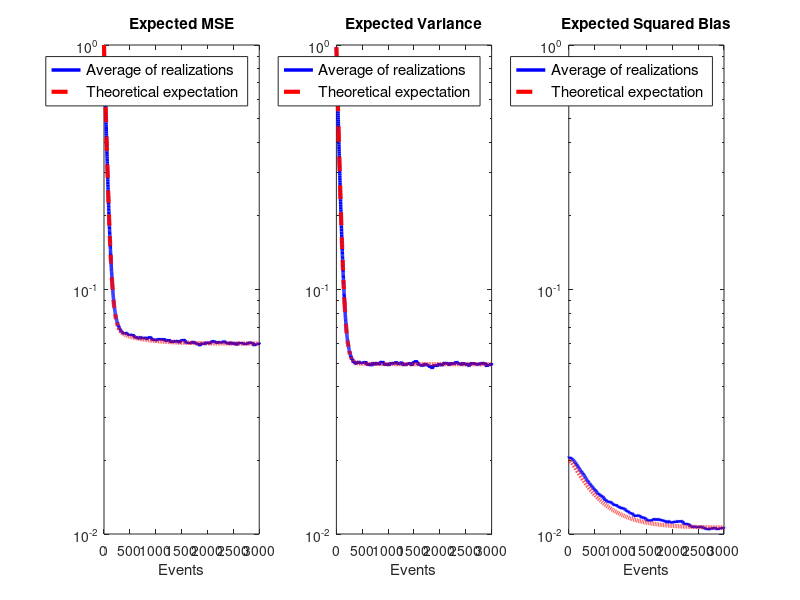

Write the MATLAB code that produced this figure.
% Validation of the simulation with the theoretical evolution of the Gossip algorithm in open system

% System configuration
sigma = 1;  % standart deviation
mu = 0;     % distribution mean
rho = 19;   % rate ratio (lc/lr)
n = 50;     % number of agents
nevents = 3000; % number of events

% Load Simulation results for the given system
res = load('data/simulation-gossip-02_06_2020-1.mat');
MSE = res.MSE(1:nevents+1); Bias=res.Bias(1:nevents+1); Var=res.Var(1:nevents+1);

% Compute Theoretical results for the same system
p = 1/(rho+1);
A = [1-2*p/n, p/n^2; (1-p)/n, 1-1/n]; b = sigma^2*[p/n^2;p/n];

% descriptor system evolution
EX = zeros(2,nevents+1);
EX(:,1) = [sigma^2/n;sigma^2];
for e=1:nevents
    EX(:,e+1) = A*EX(:,e) + b;
end

% Resulting theoretical expected performance
th_Bias = EX(1,:);
th_Var = EX(2,:) - EX(1,:);
th_MSE = th_Bias + th_Var;

% PLOT simulation vs theory
f1=figure('units','normalized','outerposition',[0.05 0.2 0.9 0.5]);
s1=subplot(1,3,1);
semilogy(0:nevents, MSE,'b','LineWidth',2.5); hold on
semilogy(0:nevents, th_MSE,'--r','LineWidth',3); 
title("Expected MSE")
l=legend('Average of realizations', 'Theoretical expectation');
set(l,'FontSize',11);
xlabel("Events",'FontSize',11);
%ylim([0,1]);
xlim([0,nevents]);

s2=subplot(1,3,3);
semilogy(0:nevents, Bias,'b','LineWidth',2.5); hold on
semilogy(0:nevents, th_Bias,'--r','LineWidth',3); 
title("Expected Squared Bias");
l=legend('Average of realizations', 'Theoretical expectation','Location','northeast');
set(l,'FontSize',11);
xlabel("Events",'FontSize',11);
ylim([0.01,1]);
xlim([0,nevents]);

s3=subplot(1,3,2);
semilogy(0:nevents, Var,'b','LineWidth',2.5); hold on
semilogy(0:nevents, th_Var,'--r','LineWidth',3); 
title("Expected Variance");
l=legend('Average of realizations', 'Theoretical expectation','Location','northeast');
set(l,'FontSize',11);
xlabel("Events",'FontSize',11);
%ylim([0,1]);
xlim([0,nevents]);

% SAVE PDF fig
%set(f1,'PaperSize',[26 8]); %set the paper size to what you want  
%print(f1,'plots/valid_th_vs_simu','-dpdf'); % then print it
